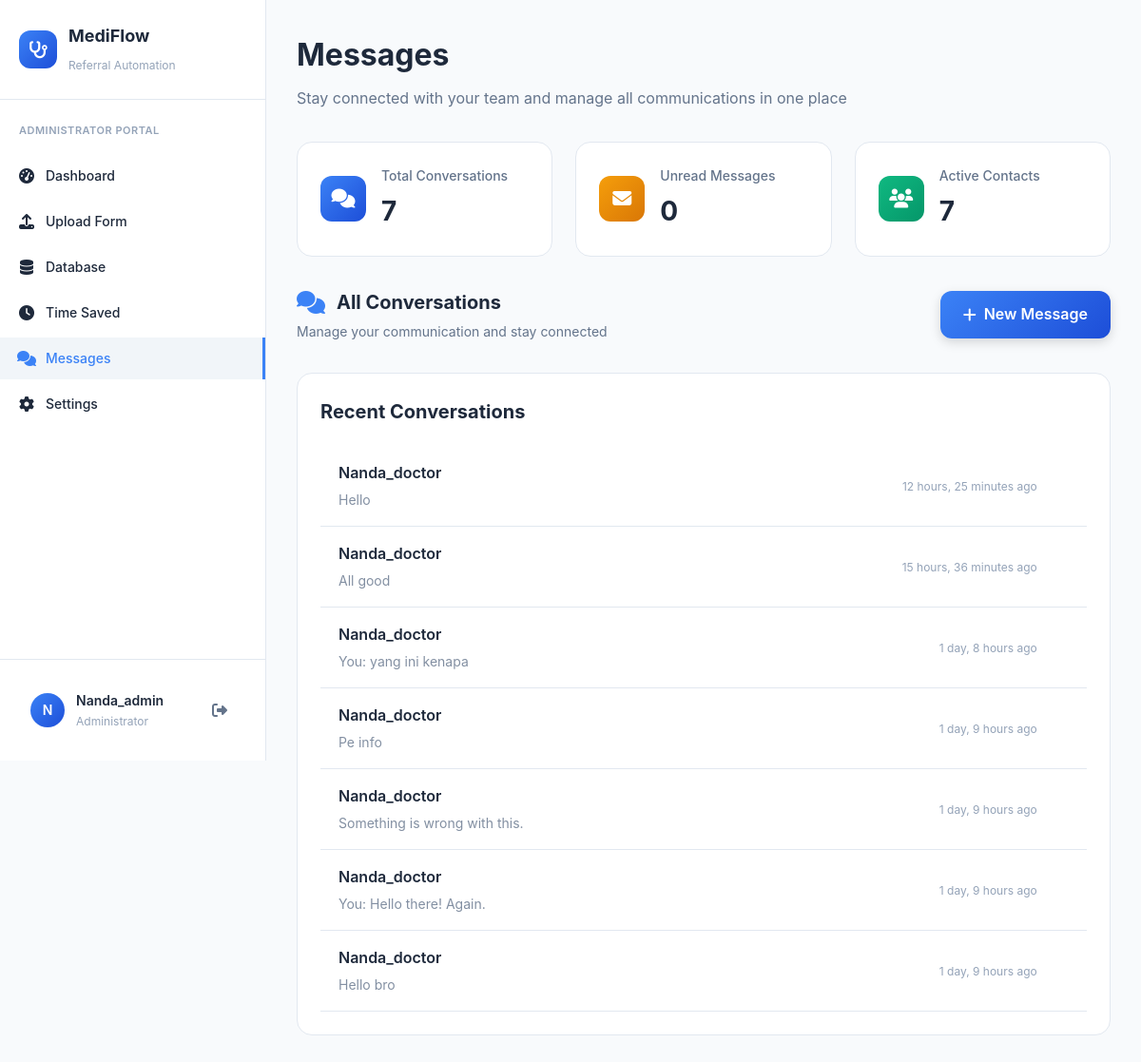
/messages/ (signed in), run on the app's committed database.
### accounts/models.py (models this page shows, shortened)
class UserProfile(models.Model):
    ROLE_CHOICES = [
        ('administrator', 'Administrator'),
        ('screening_physician', 'Screening Physician'),
    ]
    user = models.OneToOneField(User, on_delete=models.CASCADE, related_name='profile')
    role = models.CharField(max_length=20, choices=ROLE_CHOICES, default='screening_physician')
    created_at = models.DateTimeField(auto_now_add=True)
    updated_at = models.DateTimeField(auto_now=True)

### messaging/models.py (models this page shows, shortened)
class Conversation(models.Model):
    participants = models.ManyToManyField(User, related_name='conversations')
    title = models.CharField(max_length=200, blank=True, null=True)
    created_at = models.DateTimeField(default=timezone.now)
    updated_at = models.DateTimeField(auto_now=True)
    class Meta:
        ordering = ['-updated_at']
    def get_last_message(self):
        return self.messages.order_by('-created_at').first()
    def get_other_participant(self, user):
        return self.participants.exclude(id=user.id).first()

class Message(models.Model):
    conversation = models.ForeignKey(Conversation, on_delete=models.CASCADE, related_name='messages')
    sender = models.ForeignKey(User, on_delete=models.CASCADE, related_name='sent_messages')
    content = models.TextField()
    created_at = models.DateTimeField(default=timezone.now)
    is_read = models.BooleanField(default=False)
    edited_at = models.DateTimeField(null=True, blank=True)
    class Meta:
        ordering = ['created_at']

### messaging/views.py (the view)
# urls.py: path('', views.inbox, name='inbox'),
@login_required
def inbox(request):
    conversations = Conversation.objects.filter(
        participants=request.user
    ).annotate(
        unread_count=Count(
            'messages',
            filter=Q(
                messages__is_read=False
            ) & ~Q(messages__sender=request.user)
        )
    ).order_by('-updated_at')
    for conv in conversations:
        conv.other_participant = conv.get_other_participant(request.user)
    paginator = Paginator(conversations, 20)
    page_number = request.GET.get('page')
    page_obj = paginator.get_page(page_number)
    for conv in page_obj:
        conv.other_participant = conv.get_other_participant(request.user)
    context = {
        'conversations': page_obj,
        'total_unread': sum(conv.unread_count for conv in conversations)
    }
    return render(request, 'messaging/inbox.html', context)

### templates/messaging/inbox.html (shortened to what this page needs)
{% extends 'base.html' %}
{% load static %}
{% block extra_css %}
<link rel="stylesheet" href="{% static 'css/messaging.css' %}">
{% endblock %}
{% block content %}
<div class="dashboard-content">
    <div class="dashboard-header">
        <h1>Messages</h1>
        <p>Stay connected with your team and manage all communications in one place</p>
    </div>
    <div class="stats-grid" style="margin-bottom: 32px;">
        <div class="stat-card">
            <div class="stat-icon blue">
                <i class="fas fa-comments"></i>
            </div>
            <div class="stat-content">
                <h3>Total Conversations</h3>
                <div class="stat-number">{{ conversations|length|default:0 }}</div>
            </div>
        </div>
        <div class="stat-card">
            <div class="stat-icon orange">
                <i class="fas fa-envelope"></i>
            </div>
            <div class="stat-content">
                <h3>Unread Messages</h3>
                <div class="stat-number">{{ total_unread|default:0 }}</div>
            </div>
        </div>
        <div class="stat-card">
            <div class="stat-icon green">
                <i class="fas fa-users"></i>
            </div>
            <div class="stat-content">
                <h3>Active Contacts</h3>
                <div class="stat-number">{{ conversations|length|default:0 }}</div>
            </div>
        </div>
    </div>
    <div class="messaging-header">
        <div class="section-info">
            <div class="section-title">
                <i class="fas fa-comments"></i>
                <span>All Conversations</span>
            </div>
            <p class="section-subtitle">Manage your communication and stay connected</p>
        </div>
        <a href="{% url 'messaging:start_conversation' %}" class="new-message-btn">
            <i class="fas fa-plus"></i>
            New Message
        </a>
    </div>
    {% if conversations %}
        <div class="dashboard-card">
            <h2>Recent Conversations</h2>
            <div class="conversations-list">
            {% for conversation in conversations %}
                {% with other_user=conversation.other_participant %}
                <div class="conversation-item-wrapper">
                    <a href="{% url 'messaging:conversation_detail' conversation.id %}" class="conversation-item">
                            <div class="conversation-content">
                                <div class="conversation-title">
                                    {% if conversation.title %}
                                        {{ conversation.title }}
                                    {% else %}
                                        {{ other_user.get_full_name|default:other_user.username }}
                                    {% endif %}
                                </div>
                                {% with last_message=conversation.get_last_message %}
                                    {% if last_message %}
                                        <p class="conversation-preview">
                                            {% if last_message.sender == user %}You: {% endif %}
                                            {{ last_message.content|truncatechars:60 }}
                                        </p>
                                    {% else %}
                                        <p class="conversation-preview">No messages yet</p>
                                    {% endif %}
                                {% endwith %}
                            </div>
                            <div class="conversation-meta">
                                {% with last_message=conversation.get_last_message %}
                                    {% if last_message %}
                                        <span class="conversation-time">{{ last_message.created_at|timesince }} ago</span>
                                    {% endif %}
                                {% endwith %}
                            </div>
                    </a>
                </div>
                {% endwith %}
            {% endfor %}
            </div>
        </div>
    {% endif %}
</div>
{% endblock %}

### templates/base.html (shortened to what this page needs)
<!DOCTYPE html>
<html lang="en">
<head>
    {% load static %}
    <link rel="stylesheet" href="{% static 'css/dashboard.css' %}">
    <link href="https://cdnjs.cloudflare.com/ajax/libs/font-awesome/6.4.0/css/all.min.css" rel="stylesheet">
    {% block extra_css %}{% endblock %}
</head>
<body data-theme="light">
    <div class="app-container">
        <aside class="sidebar">
            <div class="sidebar-header">
                <div class="logo">
                    <div class="logo-icon">
                        <i class="fas fa-stethoscope"></i>
                    </div>
                    <div class="logo-text">
                        <h3>MediFlow</h3>
                        <span>Referral Automation</span>
                    </div>
                </div>
            </div>
            <nav class="sidebar-nav">
                {% if user.profile.role == 'administrator' %}
                    <h4>ADMINISTRATOR PORTAL</h4>
                    <ul>
                        <li class="nav-item" data-page="dashboard">
                            <a href="{% url 'dashboard:home' %}">
                                <i class="fas fa-tachometer-alt"></i>
                                Dashboard
                            </a>
                        </li>
                        <li class="nav-item" data-page="upload">
                            <a href="{% url 'dashboard:upload_form' %}">
                                <i class="fas fa-upload"></i>
                                Upload Form
                            </a>
                        </li>
                        <li class="nav-item" data-page="database">
                            <a href="{% url 'dashboard:database' %}">
                                <i class="fas fa-database"></i>
                                Database
                            </a>
                        </li>
                        <li class="nav-item" data-page="time-saved">
                            <a href="{% url 'dashboard:time_saved' %}">
                                <i class="fas fa-clock"></i>
                                Time Saved
                            </a>
                        </li>
                        <li class="nav-item" data-page="messages">
                            <a href="{% url 'messaging:inbox' %}">
                                <i class="fas fa-comments"></i>
                                Messages
                            </a>
                        </li>
                        <li class="nav-item" data-page="settings">
                            <a href="{% url 'dashboard:settings' %}">
                                <i class="fas fa-cog"></i>
                                Settings
                            </a>
                        </li>
                    </ul>
                {% endif %}
            </nav>
            <div class="sidebar-footer">
                {% if user.is_authenticated %}
                <div class="user-profile">
                    <div class="user-avatar">{{ user.username|first|upper }}</div>
                    <div class="user-info">
                        <span class="user-name">{{ user.get_full_name|default:user.username }}</span>
                        <span class="user-role">{{ user.profile.get_role_display|default:"User" }}</span>
                    </div>
                    <div class="user-actions">
                        <a href="{% url 'accounts:logout' %}" class="logout-btn" title="Logout">
                            <i class="fas fa-sign-out-alt"></i>
                        </a>
                    </div>
                </div>
                {% endif %}
            </div>
        </aside>
        <main class="main-content">
            {% block content %}
            {% endblock %}
        </main>
    </div>
</body>
</html>

### static/css/messaging.css (style rules this page uses)
:root { --message-bg-sent: linear-gradient(135deg, #3b82f6, #60a5fa); --message-bg-received: var(--card-bg); --message-shadow-sent: 0 2px 12px rgba(59, 130, 246, 0.3); --message-shadow-received: var(--shadow-light); --conversation-hover-bg: var(--hover-bg); --conversation-active-border: var(--primary-color); }

### templates/base.html (style rules this page uses)
:root { --bg-primary: #ffffff; --bg-secondary: #f8fafc; --bg-tertiary: #f1f5f9; --text-primary: #1e293b; --text-secondary: #64748b; --text-tertiary: #94a3b8; --border-primary: #e2e8f0; --border-secondary: #f1f5f9; --border-light: #f1f5f9; --shadow-light: 0 2px 8px rgba(0, 0, 0, 0.1); --shadow-medium: 0 4px 12px rgba(0, 0, 0, 0.15); --sidebar-bg: #ffffff; --sidebar-text: #1e293b; --card-bg: #ffffff; --input-bg: #ffffff; --hover-bg: #f8fafc; --primary-color: #3b82f6; --primary-dark: #1d4ed8; --accent-color: #1d4ed8; --success-color: #10b981; --success-bg: #dcfce7; --success-text: #166534; --error-color: #ef4444; --error-bg: #fee2e2; --error-text: #991b1b; --warning-color: #f59e0b; --warning-bg: #fef3c7; --warning-text: #92400e; }
body { background-color: var(--bg-secondary); color: var(--text-primary); transition: background-color 0.3s ease, color 0.3s ease; }

### templates/messaging/inbox.html (style rules this page uses)
.messaging-header { display: flex; justify-content: space-between; align-items: center; margin-bottom: 32px; }
.section-info { display: flex; flex-direction: column; gap: 4px; }
.section-title { display: flex; align-items: center; gap: 12px; font-size: 20px; font-weight: 700; color: var(--text-primary); }
.section-title i { color: var(--primary-color); font-size: 24px; }
.section-subtitle { color: var(--text-secondary); font-size: 14px; margin: 0; }
.new-message-btn { background: linear-gradient(135deg, var(--primary-color), var(--accent-color)); color: white; border: none; border-radius: 12px; padding: 12px 24px; font-weight: 600; text-decoration: none; display: inline-flex; align-items: center; gap: 8px; transition: all 0.2s ease; box-shadow: var(--shadow-medium); }
.conversation-item-wrapper { position: relative; display: flex; align-items: center; border-bottom: 1px solid var(--border-primary); transition: all 0.2s ease; }
.conversation-item { display: flex; align-items: center; justify-content: space-between; padding: 16px; color: var(--text-primary); text-decoration: none; transition: all 0.2s ease; flex: 1; }
.conversation-title { font-weight: 600; color: var(--text-primary); font-size: 16px; margin-bottom: 4px; }
.conversation-preview { color: var(--text-secondary); font-size: 14px; margin: 0; opacity: 0.8; }
.conversation-meta { display: flex; align-items: center; gap: 12px; flex-shrink: 0; }
.conversation-time { color: var(--text-tertiary); font-size: 12px; white-space: nowrap; }
.conversation-content { flex: 1; min-width: 0; }
.conversation-item { border-left: 3px solid transparent; transition: all 0.3s ease; }

### data on the page
Conversation: other_participant.get_full_name "Nanda_doctor", get_last_message.content "Hello", get_last_message.created_at "12 hours, 25 minutes"
Conversation: other_participant.get_full_name "Nanda_doctor", get_last_message.content "All good", get_last_message.created_at "15 hours, 36 minutes"
Conversation: other_participant.get_full_name "Nanda_doctor", shows "You:", get_last_message.content "yang ini kenapa", get_last_message.created_at "1 day, 8 hours"
Conversation: other_participant.get_full_name "Nanda_doctor", get_last_message.content "Pe info", get_last_message.created_at "1 day, 9 hours"
Conversation: other_participant.get_full_name "Nanda_doctor", get_last_message.content "Something is wrong with this.", get_last_message.created_at "1 day, 9 hours"
Conversation: other_participant.get_full_name "Nanda_doctor", shows "You:", get_last_message.content "Hello there! Again.", get_last_message.created_at "1 day, 9 hours"
Conversation: other_participant.get_full_name "Nanda_doctor", get_last_message.content "Hello bro", get_last_message.created_at "1 day, 9 hours"

### other printed values
{{ user.username|first|upper }} "N"
{{ user.get_full_name|default:user.username }} "Nanda_admin"
{{ user.profile.get_role_display|default:"User" }} "Administrator"
{{ conversations|length|default:0 }} "7"
{{ total_unread|default:0 }} "0"
